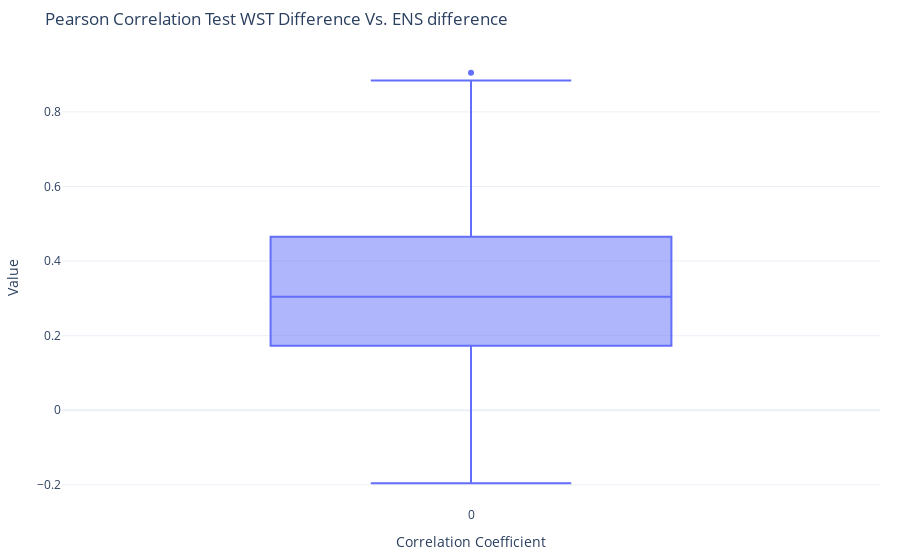

Notebook cell for this chart:
### Markdown cell above
Pearson Correlation Test WST Difference Vs. ENS difference

### Code cell
correlation_list4 = {}
p_value_list4 = {}
for gene, lists in gene_data_dict.items():
    wst_diff_list, ens_abs_diff_list = remove_outliers_iqr(lists['wst_diff'], lists['ens_abs_diff'])

    #Add the correlation factor in the list
    cor, p_value = scipy.stats.pearsonr(wst_diff_list, ens_abs_diff_list)
    correlation_list4[gene] = cor
    p_value_list4[gene] = p_value 

fig4 = px.box(correlation_list4.values(), title= 'Pearson Correlation Test WST Difference Vs. ENS difference')
# Update layout with labels and title
fig4.update_layout(
    template='plotly_white',
    margin=dict(l=20, r=20, t=50, b=20),
    autosize=True,
    yaxis_title_font={'size': 20},  
    xaxis_title_font={'size': 20}, 
    xaxis_title='Correlation Coefficient',
    yaxis_title='Value',
    width=None
)
fig4.show()
# fig2.write_image('jsd_ens_diff_cc.pdf')

### Figure 1 — Plotly figure (JSON) as saved in the notebook; plotly's stock layout.template omitted (floating-point values rounded to 4 significant figures; data arrays with more than 128 entries replaced by an {"elided": "..."} marker saying what was removed)
{"data": [{"alignmentgroup": "True", "hovertemplate": "variable=%{x}<br>value=%{y}<extra></extra>", "legendgroup": "", "marker": {"color": "#636efa"}, "name": "", "notched": false, "offsetgroup": "", "orientation": "v", "showlegend": false, "type": "box", "x": {"elided": "130 str values"}, "x0": " ", "xaxis": "x", "y": {"elided": "130 float values"}, "y0": " ", "yaxis": "y"}], "layout": {"autosize": true, "boxmode": "group", "legend": {"tracegroupgap": 0}, "margin": {"b": 20, "l": 20, "r": 20, "t": 50}, "title": {"text": "Pearson Correlation Test WST Difference Vs. ENS difference"}, "xaxis": {"anchor": "y", "domain": [0, 1], "title": {"text": "Correlation Coefficient"}}, "yaxis": {"anchor": "x", "domain": [0, 1], "title": {"text": "Value"}}}}
